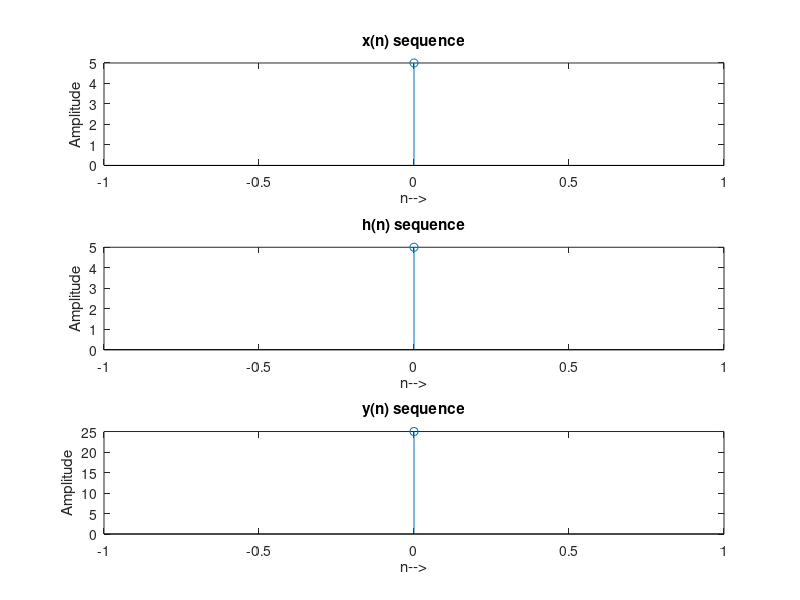

Write MATLAB code to recreate this figure.
clc;
clear all;
close all;

x = input('Enter the input sequence = ');
h = input('Enter the impulse response sequence = ');

N1 = length(x);
N2 = length(h);
N = N1+N2-1;

newx = [x zeros(1,N-N1)];
newh = [h zeros(1,N-N2)];

xdft = fft(newx);
hdft = fft(newh);

ydft = (xdft.*hdft);
y =ifft(ydft);
disp(y);
figure(1);

subplot(3,1,1);
n = 0:N1-1;
stem(n,x);
title('x(n) sequence');
xlabel('n-->');
ylabel('Amplitude');

subplot(3,1,2);
n = 0: N2-1;
stem(n,h);
title('h(n) sequence');
xlabel('n-->');
ylabel('Amplitude');

subplot(3,1,3);
n = 0:N-1;
stem(n,y);
title('y(n) sequence');
xlabel('n-->');
ylabel('Amplitude');